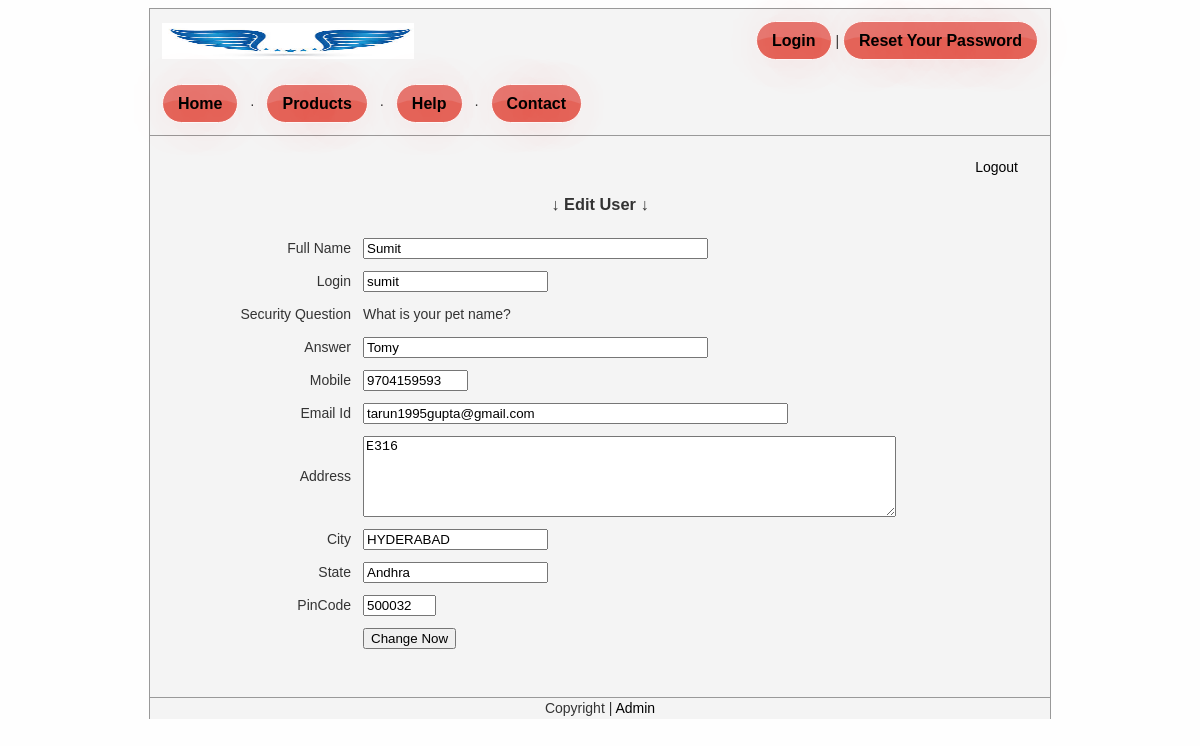
/storeadmin/user_edit.php?pid=12 (signed in), run on the app's committed database.
### tables this page shows
CREATE TABLE IF NOT EXISTS `customer` (
  `login` varchar(12) NOT NULL,
  `password` varchar(8) NOT NULL,
  `name` varchar(40) NOT NULL,
`id` int(11) NOT NULL,
  `mobile` varchar(10) NOT NULL,
  `security` text NOT NULL,
  `securityanswer` text NOT NULL,
  `email` varchar(50) NOT NULL,
  `address` varchar(100) NOT NULL,
  `city` varchar(20) NOT NULL,
  `state` varchar(20) NOT NULL,
  `pin` varchar(6) NOT NULL
);

### storeadmin/user_edit.php (the view, shortened to what this page needs)
<?php
if (isset($_GET['pid'])) {
	$targetID = $_GET['pid'];
    $sql = mysql_query("SELECT * FROM customer WHERE id='$targetID' LIMIT 1");
    $productCount = mysql_num_rows($sql);
    if ($productCount > 0) {
	    while($row = mysql_fetch_array($sql)){
			$name = $row['name'];
			$login = $row['login'];
			$mobile = $row['mobile'];
			$security = $row['security'];
			$securityanswer = $row['securityanswer'];
			$email = $row['email'];
			$address = $row['address'];
			$city = $row['city'];
			$state = $row['state'];
			$pin = $row['pin'];
        }
    } else {
	    echo "Sorry that doesnt exist.";
		exit();
    }
}
?>
<!DOCTYPE html PUBLIC "-//W3C//DTD XHTML 1.0 Transitional//EN" "http://www.w3.org/TR/xhtml1/DTD/xhtml1-transitional.dtd">
<html xmlns="http://www.w3.org/1999/xhtml">
<head>
<link rel="stylesheet" href="../style/style.css" type="text/css" media="screen" />
</head>
<body>
<div align="center" id="mainWrapper">
  <?php include_once("../template_header.php");?>
  <div id="pageContent"><br />
    <div align="right" style="margin-right:32px;"><a href="http://localhost/InorbitMall/storeadmin/logout.php">Logout</a></div>
    <h3>
    &darr; Edit User &darr;
    </h3>
    <form action="" enctype="multipart/form-data" name="userForm" id="userForm" method="post">
    <table width="90%" border="0" cellspacing="0" cellpadding="6">
      <tr>
        <td width="20%" align="right">Full Name</td>
        <td width="80%"><label>
          <input name="name" type="text" id="name" size="40" value=<?php echo $name;?> />
        </label></td>
      </tr>
      <tr>
        <td width="20%" align="right">Login</td>
        <td width="80%"><label>
          <input name="login" type="text" id="login" size="20" value=<?php echo $login;?> />
        </label></td>
      </tr>
      <tr>
        <td align="right">Security Question  </td>
        <td>  <?php echo $security;?></td>
      </tr>
      <tr>
        <td width="20%" align="right">Answer</td>
        <td width="80%"><label>
          <input name="answer" type="text" id="answer" size="40" value=<?php echo $securityanswer;?> />
        </label></td>
      </tr>
      <tr>
        <td align="right">Mobile</td>
        <td><label>
          <input name="mobile" type="text" id="mobile" size="10" value=<?php echo $mobile;?> />
        </label></td>
      </tr>
      <tr>
        <td align="right">Email Id</td>
        <td><label>
          <input name="email" type="text" id="email" size="50" value=<?php echo $email;?> />
        </label></td>
      </tr>
      <tr>
        <td align="right">Address</td>
        <td><label>
          <textarea name="address" id="address" cols="64" rows="5"><?php echo $address; ?></textarea>
        </label></td>
      </tr>
      <tr>
        <td width="20%" align="right">City</td>
        <td width="80%"><label>
          <input name="city" type="text" id="city" size="20" value=<?php echo $city;?> />
        </label></td>
      </tr>
      <tr>
        <td width="20%" align="right">State</td>
        <td width="80%"><label>
          <input name="state" type="text" id="state" size="20" value=<?php echo $state?> />
        </label></td>
      </tr>
      <tr>
        <td align="right">PinCode</td>
        <td><label>
          <input name="pin" type="text" id="pin" size="6" value=<?php echo $pin;?> />
        </label></td>
      </tr>
      <tr>
        <td>&nbsp;</td>
        <td><label>
          <input type="submit" name="button" id="button" value="Change Now"  onclick="javascript:return validateMyForm();"/>
        </label></td>
      </tr>
    </table>
    </form>
    <br />
  <br />
  </div>
  <?php include_once("../template_footer.php");?>
</div>
</body>
</html>

### style/style.css (style rules this page uses)
body,td,th { font-family: Arial, Helvetica, sans-serif; font-size: 14px; color: #333; line-height:1.5em; }
body { background-color: #fefefe; }
a:link { color: #000000; text-decoration: none; }
#pageContent { border:#999 1px solid; border-bottom:none; background-color:#F4F4F4; width:900px; }

### data on the page
customer: name "Sumit", login "sumit", security "What is your pet name?", answer "Tomy", mobile "9704159593", email "tarun1995gupta@gmail.com", address "E316", city "HYDERABAD", state "Andhra", pin "500032"
